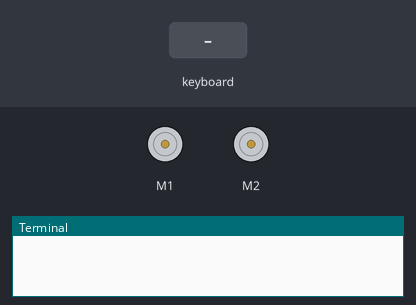
The program below on a simulated Raspberry Pi (BCM pin numbers) with a GoPiGo robot board. On the bench: 2 × DC motor (green arrow = forward, orange = backward, longer = faster), the last lines printed to the terminal. The inputs (shaded band) are chosen by the test bench. M1 is the left motor and M2 the right; the desktop window is not drawn, its controls go by their first labels and the mouse button is held 0.15 s.

Above: at 1.2 s.
1.3 s: key "w" typed on the keyboard
At 2.5 s:
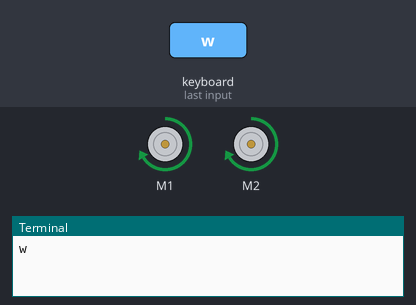
2.8 s: key "e" typed on the keyboard
At 3.7 s:
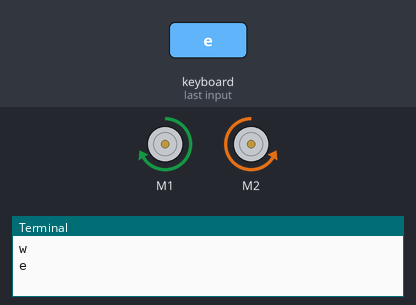
4.3 s: key "a" typed on the keyboard
At 4.9 s:
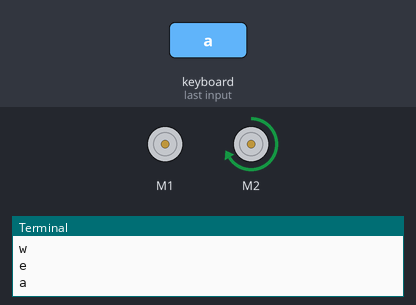
5.8 s: key "s" typed on the keyboard
At 7.0 s:
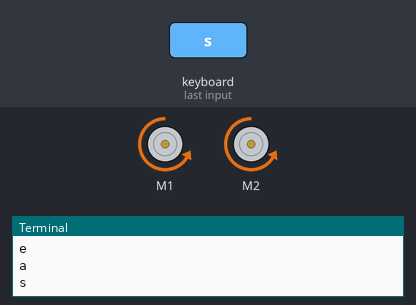
7.3 s: key "d" typed on the keyboard
At 8.3 s:
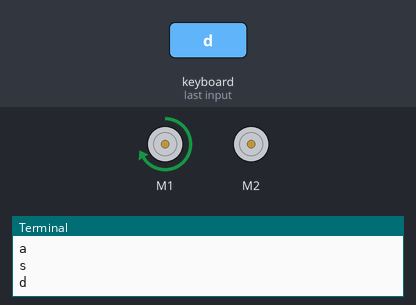
8.8 s: key space typed on the keyboard
At 9.5 s:
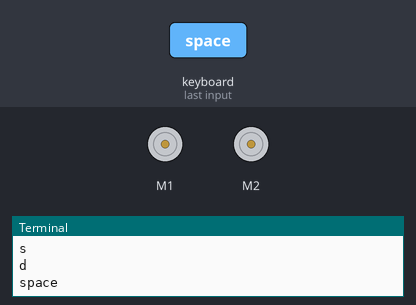
Timing chart, 0 to 11.3 s (numbered marks = the images above; inputs shaded):
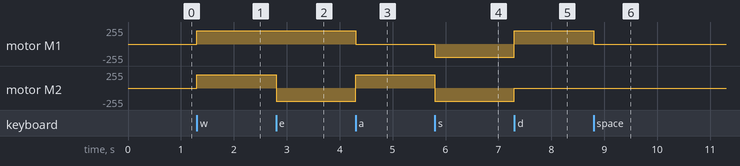

Measured:
- after the input at 1.3 s, motor M1, motor M2: stopped → forward 200/255 at once
- after the input at 2.8 s, motor M2: forward 200/255 → backward 200/255 at once
- after the input at 4.3 s, motor M1: forward 200/255 → stopped at once; motor M2: backward 200/255 → forward 200/255 at once
- after the input at 5.8 s, motor M1: stopped → backward 200/255 at once; motor M2: forward 200/255 → backward 200/255 at once
- after the input at 7.3 s, motor M1: backward 200/255 → forward 200/255 at once; motor M2: backward 200/255 → stopped at once
- after the input at 8.8 s, motor M1: forward 200/255 → stopped at once

The program:

testing3.py
```python
import Tkinter as tk
from gopigo import *

def key_input(event):
    key_press = event.keysym.lower()
    print(key_press)

    if key_press == 'w':
        fwd()
    elif key_press == 'q':
        left_rot()
    elif key_press == 'e':
        right_rot()
    elif key_press == 'a':
         left()
    elif key_press == 's':
        bwd()
    elif key_press == 'd':
        right()
    elif key_press == 'space':
        stop()

command = tk.Tk()
command.bind_all('<Key>',key_input)
command.mainloop()
```
